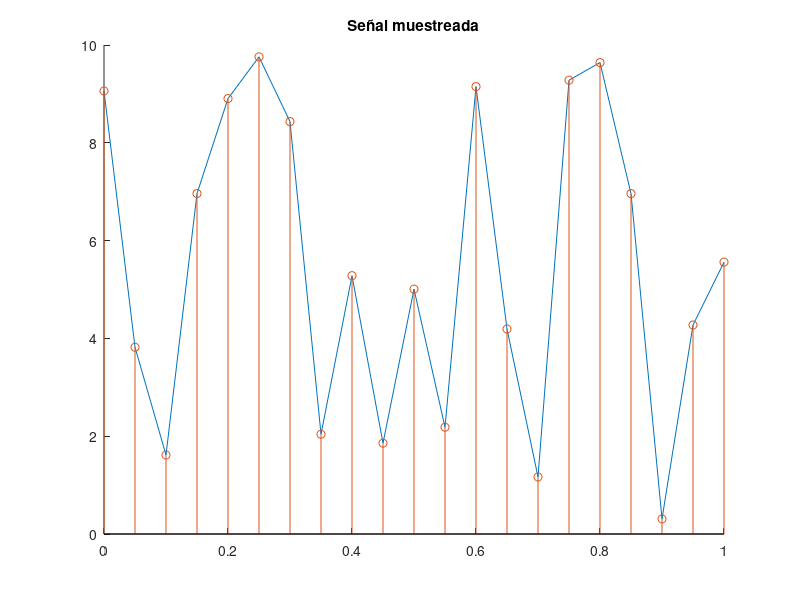
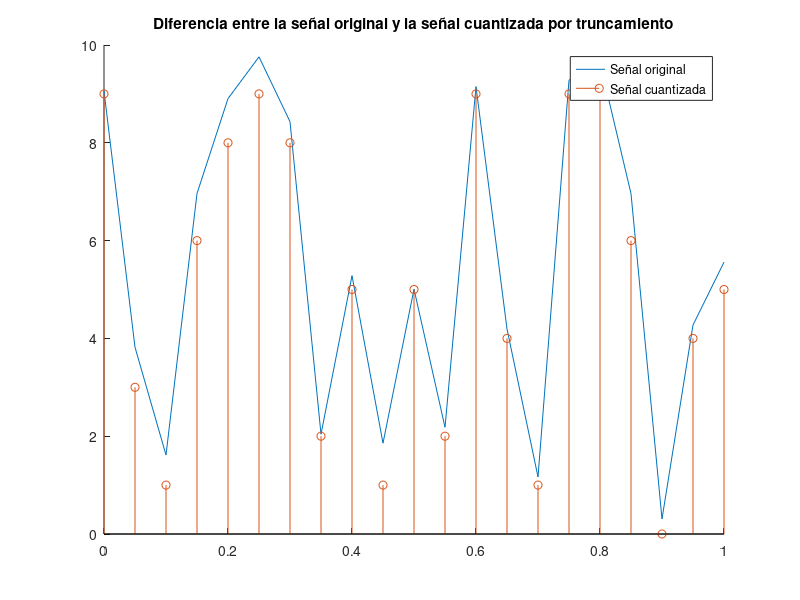
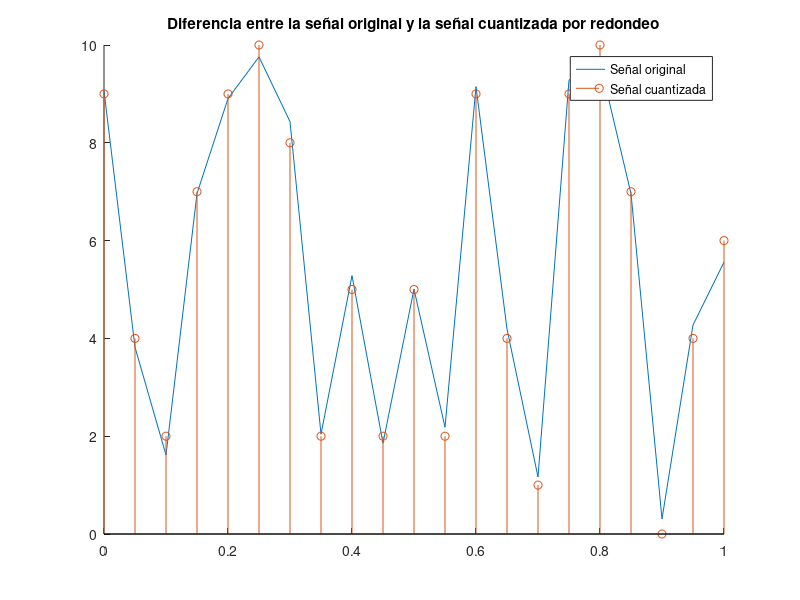

The MATLAB script that drew these images, in order: (Note: this script raises an error after producing the figures.)
clc
close all
clear

t = 0:0.05:1;

f = 10 * rand([1 length(t)]);

fig = figure;

hold on
plot(t, f)
stem(t, f)
title("Señal muestreada")


%% Cuantización usando el truncamiento

f_q1 = floor(f);

figure

hold on
plot(t, f)
stem(t, f_q1)


legend("Señal original", "Señal cuantizada")
title("Diferencia entre la señal original y la señal cuantizada por truncamiento")

err = sum(abs(f - f_q1)) / (10 * length(t)) * 100


%% Cuantización usando el redondeo
% 

f_q2 = round(f);

figure

hold on
plot(t, f)
stem(t, f_q2)


legend("Señal original", "Señal cuantizada")
title("Diferencia entre la señal original y la señal cuantizada por redondeo")


err = sum(abs(f - f_q2)) / (10 * length(t)) * 100


%% Cuantización usando el redondeo (pero con un decimal de precisión)
% 

f_q3 = round(f, 1);

figure

hold on
plot(t, f)
stem(t, f_q3)


legend("Señal original", "Señal cuantizada")
title("Diferencia entre la señal original y la señal cuantizada por redondeo")
subtitle("(con dos decimales)")

err = sum(abs(f - f_q3)) / (10 * length(t)) * 100
